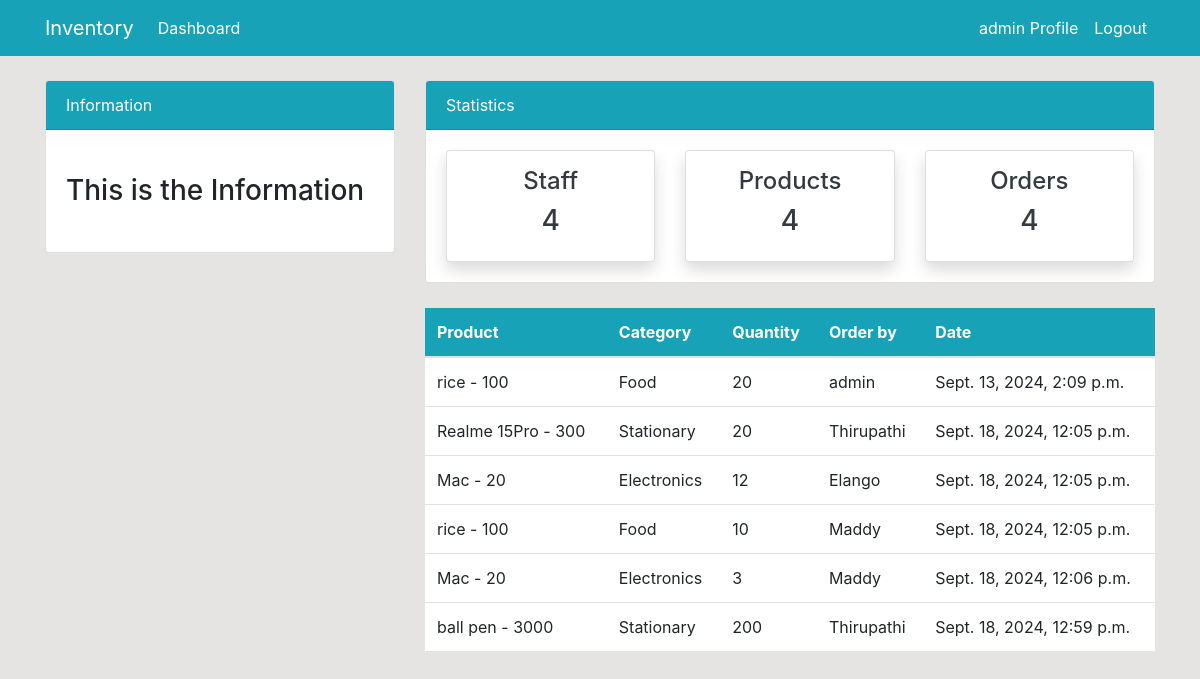
/order/ (signed in), run on the app's committed database.
### inventory/models.py (models this page shows, shortened)
class Order(models.Model):
    product = models.ForeignKey(Product, on_delete=models.CASCADE,null=True)
    staff = models.ForeignKey(User,models.CASCADE,null= True)
    order_quantity = models.PositiveIntegerField(null= True)
    date = models.DateTimeField(auto_now_add=True)
    class Meta:
        verbose_name_plural = 'Order'

class Product(models.Model):
    name = models.CharField(max_length=100, null=True)
    category = models.CharField(max_length=20, choices= CATEGORY,null=True)
    quantity = models.PositiveIntegerField(null=True)
    class Meta:
        verbose_name_plural = 'Product'
    def __str__(self):
        return f'{self.name} - {self.quantity}'

### inventory/views.py (the view)
# urls.py: path('order/',views.order,name='inventory-order'),
@login_required
def order(request):
    orders = Order.objects.all()
    context={
        'orders' :orders,
    }
    return render(request, 'inventory/order.html',context)

### templates/inventory/order.html (shortened to what this page needs)
{% extends "partials/base.html" %}
{% block content %}
{% include 'partials/topnav.html' %}
<div class="container">
    <div class="row my-4">
        <div class="col-md-4">
        </div>
        <div class="col-md-8">
            <table class="table bg-white">
                <thead class="bg-info">
                    <tr class="text-white">
                        <th scope="col">Product</th>
                        <th scope="col">Category</th>
                        <th scope="col">Quantity</th>
                        <th scope="col">Order by</th>
                        <th scope="col">Date</th>
                    </tr>
                </thead>
                <tbody>
                    {% for orders in orders %}
                    <tr>
                        <td>{{orders.product}}</td>
                        <td>{{orders.product.category}}</td>
                        <td>{{orders.order_quantity}}</td>
                        <td>
                            {{orders.staff.username}}
                        </td>
                        <td>{{orders.date}}</td>
                    </tr>
                    {% endfor %}
                </tbody>
            </table>
        </div>
    </div>
</div>
{% endblock content %}

### templates/partials/nav.html (shortened to what this page needs)
<nav class="navbar navbar-expand-lg navbar-info bg-info">
    <div class="container">
        {% if user.is_authenticated %}
            <a class="navbar-brand text-white" href="{% url 'inventory-index' %}">Inventory</a>
            <div class="collapse navbar-collapse" id="navbarSupportedContent">
                <ul class="navbar-nav mr-auto">
                    <li class="nav-item active">
                        <a class="nav-link text-white" href="{% url 'inventory-index' %}">Dashboard </a>
                    </li>
                </ul>
                <ul class="navbar-nav ml-auto">
                    <li class="nav-item active">
                        <a class="nav-link text-white" href={% url "user-profile" %}>{{user.username}} Profile
                    </li>
                    <li class="nav-item">
                        <a class="nav-link text-white" href="{% url 'user-logout' %}">Logout</a>
                    </li>
                </ul>
            {% endif %}
        </div>
    </div>
</nav>

### static/style.css (style rules this page uses)
body { background: rgb(230, 227, 227); }

### data on the page
Order: product "rice - 100", product.category "Food", order_quantity "20", staff.username "admin", date "Sept. 13, 2024, 2:09 p.m."
Order: product "Realme 15Pro - 300", product.category "Stationary", order_quantity "20", staff.username "Thirupathi", date "Sept. 18, 2024, 12:05 p.m."
Order: product "Mac - 20", product.category "Electronics", order_quantity "12", staff.username "Elango", date "Sept. 18, 2024, 12:05 p.m."
Order: product "rice - 100", product.category "Food", order_quantity "10", staff.username "Maddy", date "Sept. 18, 2024, 12:05 p.m."
Order: product "Mac - 20", product.category "Electronics", order_quantity "3", staff.username "Maddy", date "Sept. 18, 2024, 12:06 p.m."
Order: product "ball pen - 3000", product.category "Stationary", order_quantity "200", staff.username "Thirupathi", date "Sept. 18, 2024, 12:59 p.m."

### other printed values
{{ user.username }} "admin"
